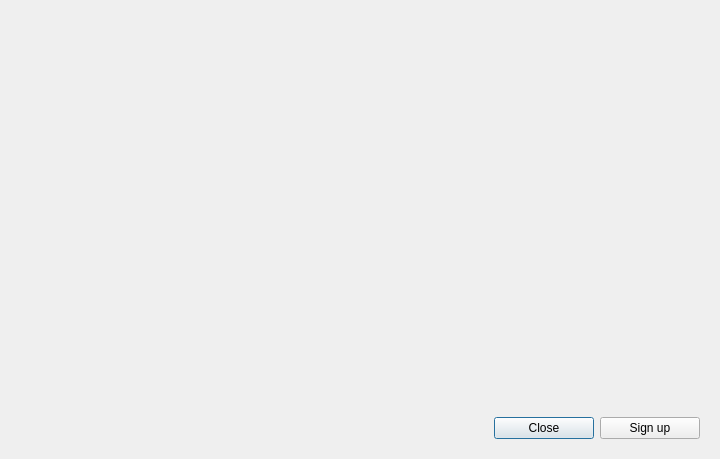
<?xml version="1.0" encoding="UTF-8"?>
<ui version="4.0">
 <class>SignupForm</class>
 <widget class="QDialog" name="SignupForm">
  <property name="geometry">
   <rect>
    <x>0</x>
    <y>0</y>
    <width>720</width>
    <height>459</height>
   </rect>
  </property>
  <property name="windowTitle">
   <string>Form</string>
  </property>
  <layout class="QVBoxLayout" name="verticalLayout">
   <item>
    <widget class="QWidget" name="widget_4" native="true">
     <layout class="QGridLayout" name="gridLayout_4">
      <item row="1" column="1">
       <widget class="QWidget" name="widget_3" native="true">
        <property name="minimumSize">
         <size>
          <width>300</width>
          <height>50</height>
         </size>
        </property>
        <layout class="QHBoxLayout" name="horizontalLayout_2">
         <item>
          <widget class="QStackedWidget" name="stackedWidget">
           <property name="minimumSize">
            <size>
             <width>50</width>
             <height>50</height>
            </size>
           </property>
           <property name="currentIndex">
            <number>1</number>
           </property>
           <widget class="QWidget" name="page_3">
            <layout class="QGridLayout" name="gridLayout_2">
             <item row="0" column="0">
              <widget class="QWidget" name="widget" native="true">
               <layout class="QGridLayout" name="gridLayout_3">
                <item row="5" column="1">
                 <widget class="QComboBox" name="comboBox"/>
                </item>
                <item row="1" column="0">
                 <widget class="QLabel" name="label_2">
                  <property name="font">
                   <font>
                    <pointsize>10</pointsize>
                   </font>
                  </property>
                  <property name="text">
                   <string>Password:</string>
                  </property>
                 </widget>
                </item>
                <item row="2" column="0">
                 <widget class="QLabel" name="label_4">
                  <property name="font">
                   <font>
                    <pointsize>10</pointsize>
                   </font>
                  </property>
                  <property name="text">
                   <string>Firstname:</string>
                  </property>
                 </widget>
                </item>
                <item row="0" column="1">
                 <widget class="QLineEdit" name="username_lineEdit"/>
                </item>
                <item row="5" column="0">
                 <widget class="QLabel" name="label_3">
                  <property name="font">
                   <font>
                    <pointsize>10</pointsize>
                   </font>
                  </property>
                  <property name="text">
                   <string>Access Level:</string>
                  </property>
                 </widget>
                </item>
                <item row="4" column="1">
                 <spacer name="verticalSpacer_3">
                  <property name="orientation">
                   <enum>Qt::Vertical</enum>
                  </property>
                  <property name="sizeHint" stdset="0">
                   <size>
                    <width>20</width>
                    <height>40</height>
                   </size>
                  </property>
                 </spacer>
                </item>
                <item row="3" column="0">
                 <widget class="QLabel" name="label_5">
                  <property name="font">
                   <font>
                    <pointsize>10</pointsize>
                   </font>
                  </property>
                  <property name="text">
                   <string>Lastname:</string>
                  </property>
                 </widget>
                </item>
                <item row="0" column="0">
                 <widget class="QLabel" name="label">
                  <property name="font">
                   <font>
                    <pointsize>10</pointsize>
                   </font>
                  </property>
                  <property name="text">
                   <string>Username:</string>
                  </property>
                 </widget>
                </item>
                <item row="2" column="1">
                 <widget class="QLineEdit" name="firstnamelineEdit"/>
                </item>
                <item row="1" column="1">
                 <widget class="QLineEdit" name="password_lineEdit">
                  <property name="echoMode">
                   <enum>QLineEdit::Password</enum>
                  </property>
                 </widget>
                </item>
                <item row="3" column="1">
                 <widget class="QLineEdit" name="lastnamelineedit"/>
                </item>
               </layout>
              </widget>
             </item>
            </layout>
           </widget>
           <widget class="QWidget" name="page_4">
            <layout class="QHBoxLayout" name="horizontalLayout_3">
             <item>
              <widget class="QLabel" name="label_6">
               <property name="font">
                <font>
                 <pointsize>9</pointsize>
                </font>
               </property>
               <property name="text">
                <string/>
               </property>
              </widget>
             </item>
            </layout>
           </widget>
          </widget>
         </item>
        </layout>
       </widget>
      </item>
      <item row="1" column="2">
       <spacer name="horizontalSpacer_3">
        <property name="orientation">
         <enum>Qt::Horizontal</enum>
        </property>
        <property name="sizeHint" stdset="0">
         <size>
          <width>40</width>
          <height>20</height>
         </size>
        </property>
       </spacer>
      </item>
      <item row="0" column="1">
       <spacer name="verticalSpacer">
        <property name="orientation">
         <enum>Qt::Vertical</enum>
        </property>
        <property name="sizeHint" stdset="0">
         <size>
          <width>20</width>
          <height>40</height>
         </size>
        </property>
       </spacer>
      </item>
      <item row="1" column="0">
       <spacer name="horizontalSpacer_2">
        <property name="orientation">
         <enum>Qt::Horizontal</enum>
        </property>
        <property name="sizeHint" stdset="0">
         <size>
          <width>40</width>
          <height>20</height>
         </size>
        </property>
       </spacer>
      </item>
      <item row="2" column="1">
       <spacer name="verticalSpacer_2">
        <property name="orientation">
         <enum>Qt::Vertical</enum>
        </property>
        <property name="sizeHint" stdset="0">
         <size>
          <width>20</width>
          <height>40</height>
         </size>
        </property>
       </spacer>
      </item>
     </layout>
    </widget>
   </item>
   <item>
    <widget class="QWidget" name="widget_2" native="true">
     <layout class="QHBoxLayout" name="horizontalLayout">
      <item>
       <spacer name="horizontalSpacer">
        <property name="orientation">
         <enum>Qt::Horizontal</enum>
        </property>
        <property name="sizeHint" stdset="0">
         <size>
          <width>40</width>
          <height>20</height>
         </size>
        </property>
       </spacer>
      </item>
      <item>
       <widget class="QPushButton" name="pushButton_2">
        <property name="minimumSize">
         <size>
          <width>100</width>
          <height>0</height>
         </size>
        </property>
        <property name="text">
         <string>Close</string>
        </property>
       </widget>
      </item>
      <item>
       <widget class="QPushButton" name="pushButton">
        <property name="minimumSize">
         <size>
          <width>100</width>
          <height>0</height>
         </size>
        </property>
        <property name="text">
         <string>Sign up</string>
        </property>
       </widget>
      </item>
     </layout>
    </widget>
   </item>
  </layout>
 </widget>
 <resources/>
 <connections>
  <connection>
   <sender>pushButton_2</sender>
   <signal>clicked()</signal>
   <receiver>SignupForm</receiver>
   <slot>close()</slot>
   <hints>
    <hint type="sourcelabel">
     <x>575</x>
     <y>429</y>
    </hint>
    <hint type="destinationlabel">
     <x>359</x>
     <y>229</y>
    </hint>
   </hints>
  </connection>
 </connections>
</ui>
